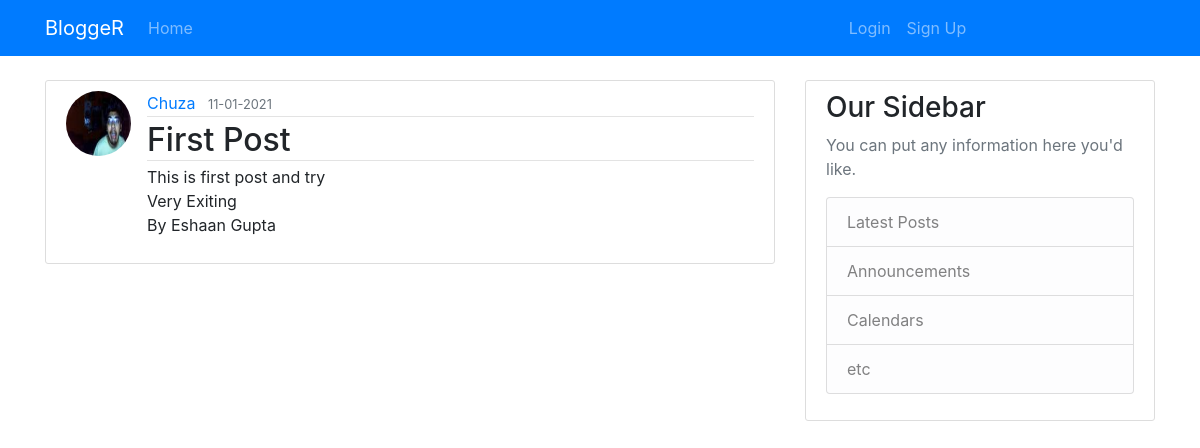
/post/1, run on an earlier commit of the app's database.
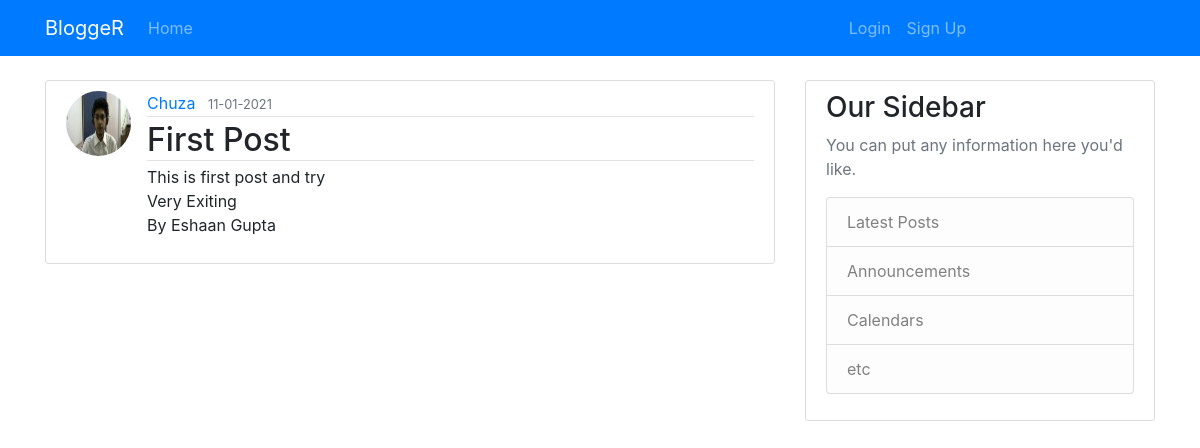
And on a later commit of the database.
### main/models.py (models this page shows, shortened)
class User(db.Model,UserMixin):
    id = db.Column(db.Integer, primary_key=True)
    username = db.Column(db.String(20), unique=True, nullable=False)
    email = db.Column(db.String(120), unique=True, nullable=False)
    image_file = db.Column(db.String(20), unique=False,
                           nullable=False, default="default.jpg")
    password = db.Column(db.String(60), nullable=False)
    posts = db.relationship('Post',
                            backref=db.backref('author', lazy=True))

### main/routes.py (the view)
@app.route('/post/<int:post_id>')
def post(post_id):
    post=Post.query.get_or_404(post_id)
    return render_template('post.html',title=post.title,post=post)

### main/templates/post.html (shortened to what this page needs)
{%extends "layout.html" %}
{%block content%}
<article class="media content-section">
	<img src="{{url_for('static',filename='picture/'+post.author.image_file)}}" class='rounded-circle article-img'>
	<div class="media-body">
		<div class="article-metadata">
			<a class="mr-2" href="#">{{ post.author.username }}</a>
            <small class="text-muted">{{ post.date_posted.strftime('%d-%m-%Y') }}</small>
		</div>
		<h2 class="article-metadata">{{ post.title }}</h2>
		<p class="article-content">{{ post.content }}</p>
	</div>
</article>
{%endblock content%}

What changed in the data, as far as the page shows it:
changed User "Chuza": image_file: a different picture
